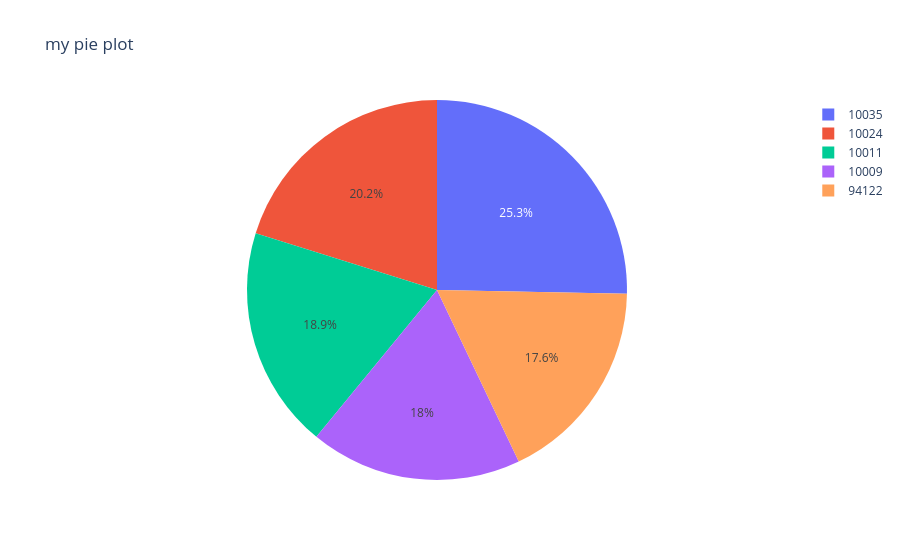

The cell this chart's notebook holds for it:
### Code cell
data=df['Postal Code'].value_counts().reset_index()

data.columns=['Postal Code','Product ID']

fig=px.pie(data.head(5),values='Product ID',names='Postal Code',title='my pie plot')
fig.show()

### Figure 1 — Plotly figure (JSON) as saved in the notebook; plotly's stock layout.template omitted (floating-point values rounded to 4 significant figures)
{"data": [{"domain": {"x": [0, 1], "y": [0, 1]}, "hovertemplate": "Postal Code=%{label}<br>Product ID=%{value}<extra></extra>", "labels": [10035, 10024, 10011, 10009, 94122], "legendgroup": "", "name": "", "showlegend": true, "type": "pie", "values": [59, 47, 44, 42, 41]}], "layout": {"legend": {"tracegroupgap": 0}, "title": {"text": "my pie plot"}}}
